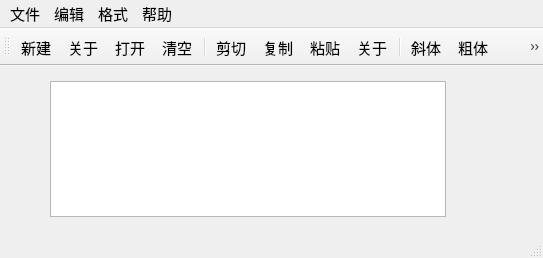
<?xml version="1.0" encoding="UTF-8"?>
<ui version="4.0">
 <class>QWMainWind</class>
 <widget class="QMainWindow" name="QWMainWind">
  <property name="geometry">
   <rect>
    <x>0</x>
    <y>0</y>
    <width>543</width>
    <height>258</height>
   </rect>
  </property>
  <property name="font">
   <font>
    <pointsize>11</pointsize>
   </font>
  </property>
  <property name="windowTitle">
   <string>QWMainWind</string>
  </property>
  <widget class="QWidget" name="centralWidget">
   <widget class="QTextEdit" name="txtEdit">
    <property name="geometry">
     <rect>
      <x>50</x>
      <y>15</y>
      <width>396</width>
      <height>136</height>
     </rect>
    </property>
    <property name="font">
     <font>
      <pointsize>16</pointsize>
     </font>
    </property>
   </widget>
  </widget>
  <widget class="QMenuBar" name="menuBar">
   <property name="geometry">
    <rect>
     <x>0</x>
     <y>0</y>
     <width>543</width>
     <height>23</height>
    </rect>
   </property>
   <widget class="QMenu" name="menu">
    <property name="title">
     <string>文件</string>
    </property>
    <addaction name="actNew"/>
    <addaction name="actOpen"/>
    <addaction name="separator"/>
    <addaction name="actClose"/>
   </widget>
   <widget class="QMenu" name="menu_2">
    <property name="title">
     <string>编辑</string>
    </property>
    <addaction name="actCut"/>
    <addaction name="actCopy"/>
    <addaction name="actPaste"/>
    <addaction name="separator"/>
    <addaction name="actClear"/>
   </widget>
   <widget class="QMenu" name="menu_3">
    <property name="title">
     <string>格式</string>
    </property>
    <addaction name="actFontBold"/>
    <addaction name="actFontItalic"/>
    <addaction name="actFontUnder"/>
    <addaction name="separator"/>
    <addaction name="actToolbarLab"/>
    <addaction name="actFont"/>
   </widget>
   <widget class="QMenu" name="menu_4">
    <property name="title">
     <string>帮助</string>
    </property>
    <addaction name="actAbout"/>
   </widget>
   <addaction name="menu"/>
   <addaction name="menu_2"/>
   <addaction name="menu_3"/>
   <addaction name="menu_4"/>
  </widget>
  <widget class="QToolBar" name="mainToolBar">
   <property name="toolButtonStyle">
    <enum>Qt::ToolButtonTextUnderIcon</enum>
   </property>
   <attribute name="toolBarArea">
    <enum>TopToolBarArea</enum>
   </attribute>
   <attribute name="toolBarBreak">
    <bool>false</bool>
   </attribute>
   <addaction name="actNew"/>
   <addaction name="actAbout"/>
   <addaction name="actOpen"/>
   <addaction name="actClear"/>
   <addaction name="separator"/>
   <addaction name="actCut"/>
   <addaction name="actCopy"/>
   <addaction name="actPaste"/>
   <addaction name="actFont"/>
   <addaction name="separator"/>
   <addaction name="actFontItalic"/>
   <addaction name="actFontBold"/>
   <addaction name="actFontUnder"/>
   <addaction name="separator"/>
  </widget>
  <widget class="QStatusBar" name="statusBar"/>
  <action name="actCut">
   <property name="icon">
    <iconset resource="res.qrc">
     <normaloff>:/images/images/cut.bmp</normaloff>:/images/images/cut.bmp</iconset>
   </property>
   <property name="text">
    <string>剪切</string>
   </property>
   <property name="toolTip">
    <string>剪切</string>
   </property>
   <property name="shortcut">
    <string>Ctrl+X</string>
   </property>
  </action>
  <action name="actCopy">
   <property name="icon">
    <iconset resource="res.qrc">
     <normaloff>:/images/images/120.bmp</normaloff>:/images/images/120.bmp</iconset>
   </property>
   <property name="text">
    <string>复制</string>
   </property>
   <property name="toolTip">
    <string>复制</string>
   </property>
   <property name="shortcut">
    <string>Ctrl+C</string>
   </property>
  </action>
  <action name="actPaste">
   <property name="icon">
    <iconset resource="res.qrc">
     <normaloff>:/images/images/paste.bmp</normaloff>:/images/images/paste.bmp</iconset>
   </property>
   <property name="text">
    <string>粘贴</string>
   </property>
   <property name="toolTip">
    <string>粘贴</string>
   </property>
   <property name="shortcut">
    <string>Ctrl+V</string>
   </property>
  </action>
  <action name="actFontBold">
   <property name="checkable">
    <bool>true</bool>
   </property>
   <property name="icon">
    <iconset resource="res.qrc">
     <normaloff>:/images/images/BLD.BMP</normaloff>:/images/images/BLD.BMP</iconset>
   </property>
   <property name="text">
    <string>粗体</string>
   </property>
   <property name="toolTip">
    <string>粗体</string>
   </property>
  </action>
  <action name="actFontItalic">
   <property name="checkable">
    <bool>true</bool>
   </property>
   <property name="icon">
    <iconset resource="res.qrc">
     <normaloff>:/images/images/ITL.BMP</normaloff>:/images/images/ITL.BMP</iconset>
   </property>
   <property name="text">
    <string>斜体</string>
   </property>
   <property name="toolTip">
    <string>斜体</string>
   </property>
  </action>
  <action name="actFontUnder">
   <property name="checkable">
    <bool>true</bool>
   </property>
   <property name="icon">
    <iconset resource="res.qrc">
     <normaloff>:/images/images/WORDUNDR.BMP</normaloff>:/images/images/WORDUNDR.BMP</iconset>
   </property>
   <property name="text">
    <string>下划线</string>
   </property>
   <property name="toolTip">
    <string>下划线</string>
   </property>
  </action>
  <action name="actClose">
   <property name="icon">
    <iconset resource="res.qrc">
     <normaloff>:/images/images/exit.bmp</normaloff>:/images/images/exit.bmp</iconset>
   </property>
   <property name="text">
    <string>退出</string>
   </property>
   <property name="toolTip">
    <string>退出</string>
   </property>
  </action>
  <action name="actOpen">
   <property name="icon">
    <iconset resource="res.qrc">
     <normaloff>:/images/images/open3.bmp</normaloff>:/images/images/open3.bmp</iconset>
   </property>
   <property name="text">
    <string>打开...</string>
   </property>
   <property name="toolTip">
    <string>打开文件</string>
   </property>
   <property name="shortcut">
    <string>Ctrl+O</string>
   </property>
  </action>
  <action name="actClear">
   <property name="icon">
    <iconset resource="res.qrc">
     <normaloff>:/images/images/103.bmp</normaloff>:/images/images/103.bmp</iconset>
   </property>
   <property name="text">
    <string>清空</string>
   </property>
   <property name="toolTip">
    <string>清空内容</string>
   </property>
  </action>
  <action name="actFont">
   <property name="text">
    <string>关于...</string>
   </property>
   <property name="toolTip">
    <string>开发人员信息</string>
   </property>
  </action>
  <action name="actNew">
   <property name="icon">
    <iconset resource="res.qrc">
     <normaloff>:/images/images/new2.bmp</normaloff>:/images/images/new2.bmp</iconset>
   </property>
   <property name="text">
    <string>新建</string>
   </property>
   <property name="shortcut">
    <string>Ctrl+N</string>
   </property>
  </action>
  <action name="actToolbarLab">
   <property name="checkable">
    <bool>true</bool>
   </property>
   <property name="checked">
    <bool>true</bool>
   </property>
   <property name="text">
    <string>显示工具栏文字标签</string>
   </property>
   <property name="menuRole">
    <enum>QAction::TextHeuristicRole</enum>
   </property>
  </action>
  <action name="actAbout">
   <property name="icon">
    <iconset resource="res.qrc">
     <normaloff>:/images/images/about.png</normaloff>:/images/images/about.png</iconset>
   </property>
   <property name="text">
    <string>关于</string>
   </property>
   <property name="toolTip">
    <string>关于</string>
   </property>
  </action>
 </widget>
 <layoutdefault spacing="6" margin="11"/>
 <resources>
  <include location="res.qrc"/>
 </resources>
 <connections>
  <connection>
   <sender>actClose</sender>
   <signal>triggered()</signal>
   <receiver>QWMainWind</receiver>
   <slot>close()</slot>
   <hints>
    <hint type="sourcelabel">
     <x>-1</x>
     <y>-1</y>
    </hint>
    <hint type="destinationlabel">
     <x>422</x>
     <y>254</y>
    </hint>
   </hints>
  </connection>
  <connection>
   <sender>actClear</sender>
   <signal>triggered()</signal>
   <receiver>txtEdit</receiver>
   <slot>clear()</slot>
   <hints>
    <hint type="sourcelabel">
     <x>-1</x>
     <y>-1</y>
    </hint>
    <hint type="destinationlabel">
     <x>260</x>
     <y>256</y>
    </hint>
   </hints>
  </connection>
  <connection>
   <sender>actCut</sender>
   <signal>triggered()</signal>
   <receiver>txtEdit</receiver>
   <slot>cut()</slot>
   <hints>
    <hint type="sourcelabel">
     <x>-1</x>
     <y>-1</y>
    </hint>
    <hint type="destinationlabel">
     <x>260</x>
     <y>256</y>
    </hint>
   </hints>
  </connection>
  <connection>
   <sender>actCopy</sender>
   <signal>triggered()</signal>
   <receiver>txtEdit</receiver>
   <slot>copy()</slot>
   <hints>
    <hint type="sourcelabel">
     <x>-1</x>
     <y>-1</y>
    </hint>
    <hint type="destinationlabel">
     <x>260</x>
     <y>256</y>
    </hint>
   </hints>
  </connection>
  <connection>
   <sender>actPaste</sender>
   <signal>triggered()</signal>
   <receiver>txtEdit</receiver>
   <slot>paste()</slot>
   <hints>
    <hint type="sourcelabel">
     <x>-1</x>
     <y>-1</y>
    </hint>
    <hint type="destinationlabel">
     <x>260</x>
     <y>256</y>
    </hint>
   </hints>
  </connection>
 </connections>
</ui>
